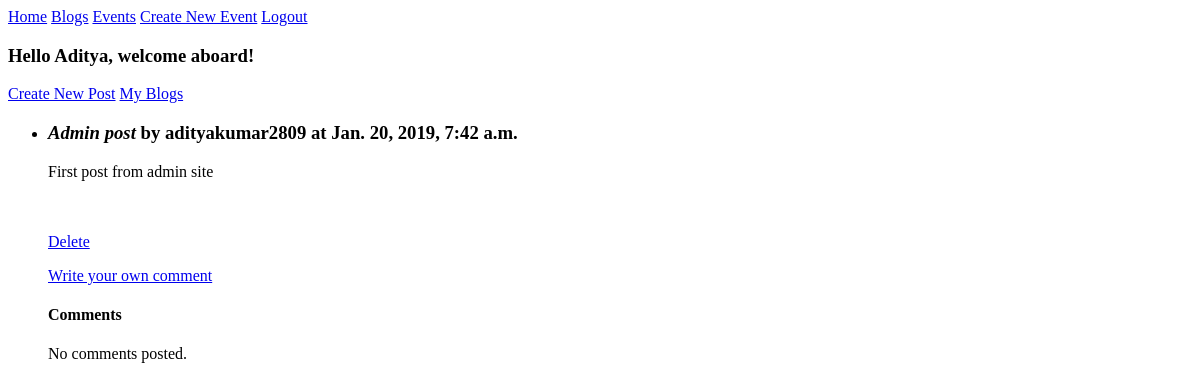
/blog/by/adityakumar2809/6/ (signed in), run on an earlier commit of the app's database.
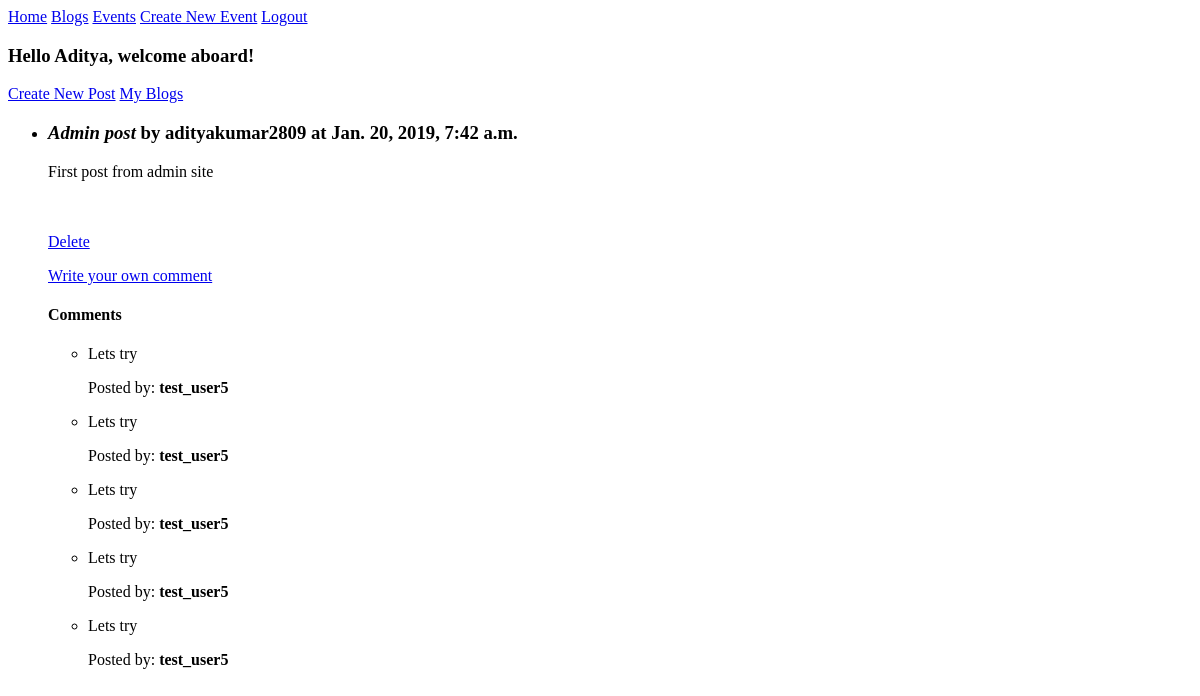
And on a later commit of the database.
### blog/models.py (models this page shows, shortened)
class Comment(models.Model):
    post = models.ForeignKey('blog.Post', related_name='comments', on_delete=models.CASCADE)
    author = models.CharField(max_length=100)
    text = models.TextField()
    created_date = models.DateTimeField(auto_now=True)

### blog/views.py (the view)
# urls.py: re_path(r"by/(?P<username>[-\w]+)/(?P<pk>\d+)/$",views.PostDetail.as_view(),name="single"),
class PostDetail(LoginRequiredMixin,generic.DetailView):
    model = models.Post
    def get_queryset(self):
        queryset = super().get_queryset()
        return queryset.filter(
            user__username__iexact=self.kwargs.get("username")
        )

### blog/templates/blog/post_detail.html
{% extends "blog/blog_base.html" %}
{% block prepost %}
	<a href="{% url 'blog:create' %}">Create New Post</a>
	<a href="{% url 'blog:for_user' username=user.username %}">My Blogs</a>
{% endblock %}
{% block post_content %}
	<ul>
			<li>
	  			{% include "blog/_blog_detail.html" %}
	  		</li>
	</ul>
{% endblock %}

### blog/templates/blog/_blog_detail.html
<h3><em>{{ post.title }}</em> by {{post.user.username}} at {{post.created_at}}</h3>
<p>{{post.message}}</p>
<br>
<br>
{% if user.is_authenticated and post.user == user and not hide_delete %}
	<a href="{% url 'blog:delete' pk=post.pk %}" title="delete">Delete</a>
{% endif %}
<p><a href="{% url 'blog:add_comment_to_post' pk=post.pk %}">Write your own comment</a></p>
<h4>Comments</h4>
{% for comment in post.comments.all %}
	<ul>
		<li>
			<p>{{ comment.text|safe|linebreaks }}</p>
    		<p>Posted by: <strong>{{ comment.author }}</strong></p>
    	</li>
	</ul>
	{% empty %}
	<p>No comments posted.</p>
{% endfor %}

What changed in the data, as far as the page shows it:
added Comment: text "Lets try", author "test_user5"
added Comment: text "Lets try", author "test_user5"
added Comment: text "Lets try", author "test_user5"
added Comment: text "Lets try", author "test_user5"
added Comment: text "Lets try", author "test_user5"
Also different on the page:
text no longer shown: "No comments posted."
